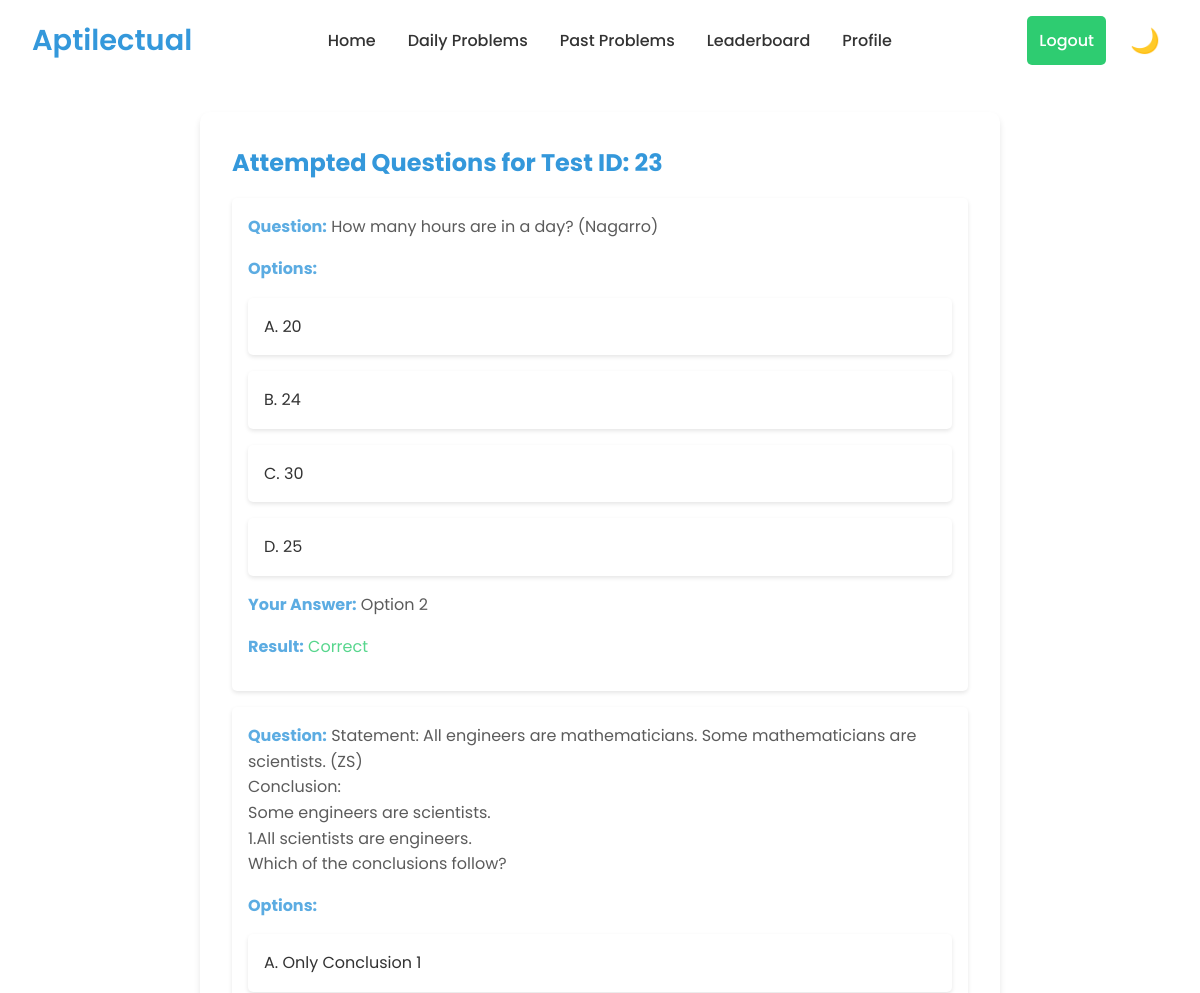
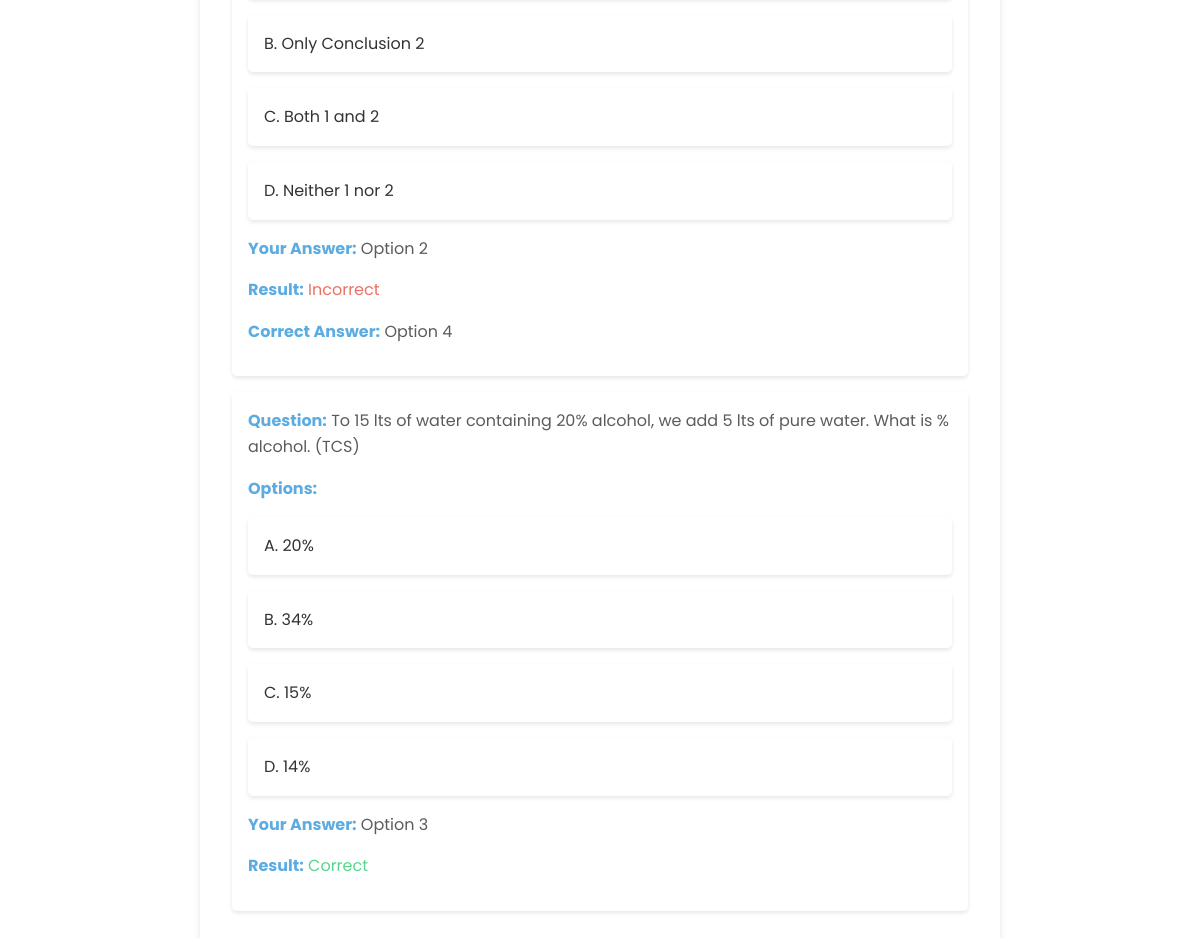
The app's page /user_attempted_questions/23/1/ (signed in), older data (2 pictures, top to bottom).
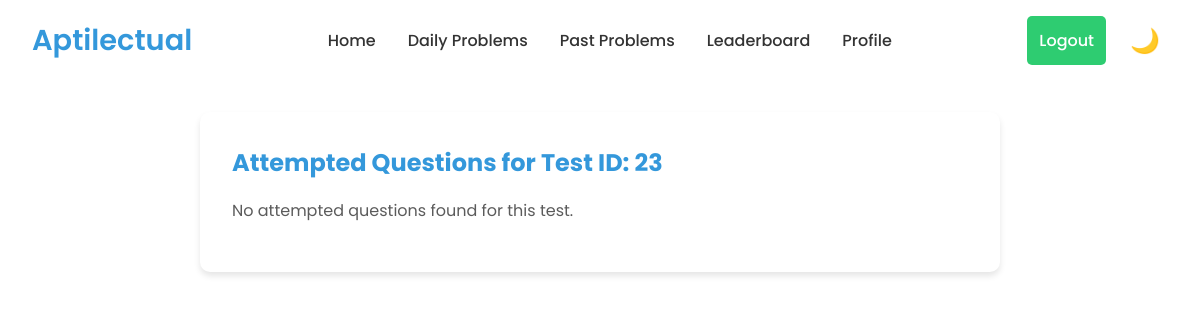
The same page, newer data.
### aptitude/models.py (models this page shows, shortened)
class Problem(models.Model):
    id = models.AutoField(primary_key=True)  # Explicitly define the id field
    question = models.TextField(null=True, blank=True)
    option1 = models.CharField(max_length=255, null=True, blank=True)
    option2 = models.CharField(max_length=255, null=True, blank=True)
    option3 = models.CharField(max_length=255, null=True, blank=True)
    option4 = models.CharField(max_length=255, null=True, blank=True)
    correct_option = models.PositiveSmallIntegerField(
        validators=[MinValueValidator(1), MaxValueValidator(4)],
        null=True,
        blank=True
    )
    is_active = models.BooleanField(default=True, null=True, blank=True)
    done = models.BooleanField(default=False, null=True, blank=True)
    answerurl = models.URLField(null=True, blank=True)
    companyname = models.CharField(max_length=255, null=True, blank=True)
    type = models.CharField(max_length=255, null=True, blank=True)
    test_id = models.IntegerField(null=True, blank=True)
    questionimage = models.URLField(null=True, blank=True)

### aptitude/views.py (the view)
# urls.py: path('user_attempted_questions/<int:test_id>/<int:user_id>/', views.user_attempted_questions, name='user_attempted_questions'),
@login_required
def user_attempted_questions(request, test_id, user_id):
    user = get_object_or_404(CustomUser, id=user_id)
    attempted_questions = TestAnswer.objects.filter(user=user, test_id=test_id).select_related('problem')
    attempted_data = []
    for attempt in attempted_questions:
        attempted_data.append({
            'question': attempt.problem.question,
            'selected_option': attempt.selected_option,
            'is_correct': attempt.is_correct,
            'correct_option': attempt.problem.correct_option,
            'explanation': getattr(attempt.problem, 'explanation', ''),
            'option1': attempt.problem.option1,
            'option2': attempt.problem.option2,
            'option3': attempt.problem.option3,
            'option4': attempt.problem.option4,
        })
    return render(request, 'user_attempted_questions.html', {'attempted_data': attempted_data, 'test_id': test_id})

### aptitude/templates/user_attempted_questions.html (shortened to what this page needs)
<!DOCTYPE html>
<html lang="en">
<head>
</head>
<body>
    <header>
        <nav>
            <div class="logo">Aptilectual</div>
            <div class="nav-container">
                <ul class="nav-links">
                    <li><a href="{% url 'home' %}">Home</a></li>
                    <li><a href="{% url 'dailyprobblems' %}">Daily Problems</a></li>
                    <li><a href="{% url 'past_problems' %}">Past Problems</a></li>
                    <li><a href="{% url 'daily_leaderboard' %}">Leaderboard</a></li>
                    <li><a href="{% url 'profile' %}">Profile</a></li>
                </ul>
            </div>
            <div class="desktop-controls">
                <div class="auth-buttons">
                    {% if user.is_authenticated %}
                        <form method="POST" action="{% url 'logout' %}" style="display:inline;">
                            <button type="submit" class="btn btn-secondary">Logout</button>
                        </form>
                    {% else %}
                        <a href="{% url 'login' %}" id="loginBtn" class="btn btn-primary">Login</a>
                        <a href="{% url 'signup' %}" id="registerBtn" class="btn btn-secondary">Register</a>
                    {% endif %}
                </div>
                <button id="themeToggle" class="theme-toggle"></button>
            </div>
        </nav>
    </header>
    <main>
        <section class="attempted-questions-container">
            <h2>Attempted Questions for Test ID: {{ test_id }}</h2>
            {% if attempted_data %}
                <ul>
                    {% for attempt in attempted_data %}
                        <li>
                            <p><strong>Question:</strong> {{ attempt.question|safe }}</p>
                            <p><strong>Options:</strong></p>
                            <ul>
                                <li>A. {{ attempt.option1 }}</li>
                                <li>B. {{ attempt.option2 }}</li>
                                <li>C. {{ attempt.option3 }}</li>
                                <li>D. {{ attempt.option4 }}</li>
                            </ul>
                            <p><strong>Your Answer:</strong> Option {{ attempt.selected_option }}</p>
                            {% if attempt.is_correct %}
                                <p class="correct"><strong>Result:</strong> Correct</p>
                            {% else %}
                                <p class="incorrect"><strong>Result:</strong> Incorrect</p>
                                <p><strong>Correct Answer:</strong> Option {{ attempt.correct_option }}</p>
                            {% endif %}
                        </li>
                    {% endfor %}
                </ul>
            {% else %}
                <p>No attempted questions found for this test.</p>
            {% endif %}
        </section>
    </main>
</body>
</html>

Row changes from the older to the newer data that the page shows:
no longer on this page (row unchanged): Problem: question "How many hours are in a day? (Nagarro)", option1 "20", option2 "24", option3 "30", option4 "25"
no longer on this page (row edited): Problem: question "Statement: All engineers are mathematicians. Some mathematicians are scientists. (ZS) Conclusion: Some engineers are scientists. 1.All scientists are engineers. Which of the conclusions follow?", option1 "Only Conclusion 1", option2 "Only Conclusion 2", option3 "Both 1 and 2", option4 "Neither 1 nor 2"
no longer on this page (row unchanged): Problem: question "To 15 lts of water containing 20% alcohol, we add 5 lts of pure water. What is % alcohol. (TCS)", option1 "20%", option2 "34%", option3 "15%", option4 "14%"
Text that changed along with them:
text now shown: "No attempted questions found for this test."
list line gone: "Question: Options: A. B. C. D. Your Answer: Option 2 Result: Correct"
list line gone: "Question: Options: A. B. C. D. Your Answer: Option 2 Result: Incorrect Correct Answer: Option 4"
list line gone: "Question: Options: A. B. C. D. Your Answer: Option 3 Result: Correct"
